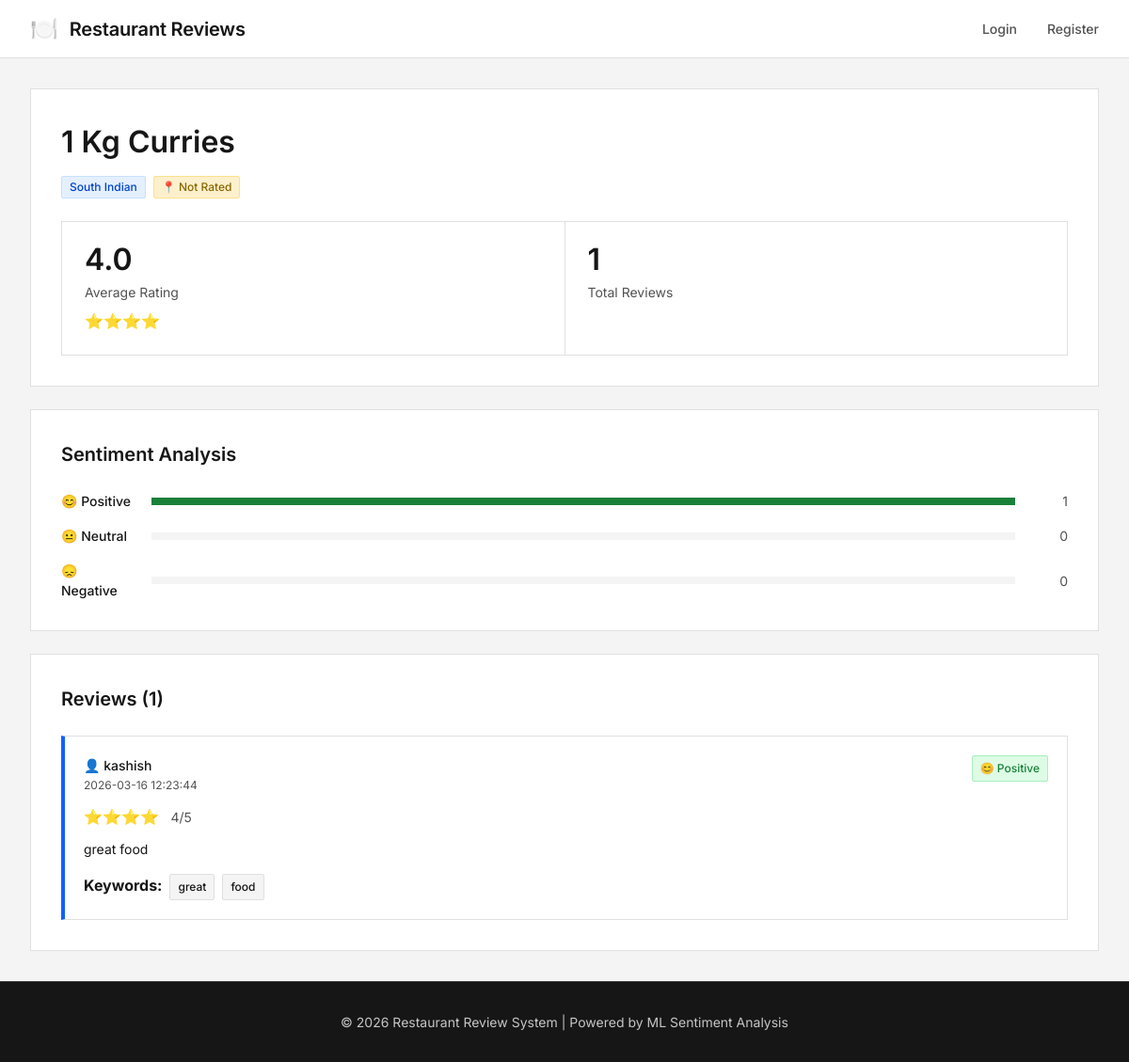
Page /restaurant/418 on the committed database.
### tables this page shows
CREATE TABLE restaurants (
        id INTEGER PRIMARY KEY AUTOINCREMENT,
        name TEXT UNIQUE NOT NULL,
        cuisine TEXT,
        location TEXT,
        created_at TIMESTAMP DEFAULT CURRENT_TIMESTAMP
    );

CREATE TABLE reviews (
        id INTEGER PRIMARY KEY AUTOINCREMENT,
        user_id INTEGER,
        restaurant_id INTEGER,
        review_text TEXT NOT NULL,
        rating INTEGER CHECK(rating >= 1 AND rating <= 5),
        sentiment TEXT,
        sentiment_score REAL,
        keywords TEXT,
        created_at TIMESTAMP DEFAULT CURRENT_TIMESTAMP,
        FOREIGN KEY (user_id) REFERENCES users(id),
        FOREIGN KEY (restaurant_id) REFERENCES restaurants(id)
    );

CREATE TABLE users (
        id INTEGER PRIMARY KEY AUTOINCREMENT,
        username TEXT UNIQUE NOT NULL,
        password TEXT NOT NULL,
        email TEXT,
        is_admin INTEGER DEFAULT 0,
        created_at TIMESTAMP DEFAULT CURRENT_TIMESTAMP
    );

### app.py (the view)
@app.route('/restaurant/<int:restaurant_id>')
def restaurant_details(restaurant_id):
    conn = get_db()
    c = conn.cursor()
    c.execute("SELECT * FROM restaurants WHERE id = ?", (restaurant_id,))
    restaurant = c.fetchone()
    c.execute("""SELECT r.*, u.username
                 FROM reviews r
                 JOIN users u ON r.user_id = u.id
                 WHERE r.restaurant_id = ?
                 ORDER BY r.created_at DESC""", (restaurant_id,))
    reviews = c.fetchall()
    conn.close()
    if reviews:
        avg_rating = sum(r['rating'] for r in reviews) / len(reviews)
        sentiment_counts = {'positive': 0, 'neutral': 0, 'negative': 0}
        for r in reviews:
            sentiment_counts[r['sentiment']] += 1
    else:
        avg_rating = 0
        sentiment_counts = {'positive': 0, 'neutral': 0, 'negative': 0}
    return render_template('restaurant_details.html',
                         restaurant=restaurant,
                         reviews=reviews,
                         avg_rating=avg_rating,
                         sentiment_counts=sentiment_counts)

### app.py (called while the page is built)
@app.template_filter('from_json')
def from_json_filter(value):
    try:
        return json.loads(value) if value else []
    except:
        return []

def get_db():
    conn = sqlite3.connect(DATABASE)
    conn.row_factory = sqlite3.Row
    return conn

### templates/restaurant_details.html (shortened to what this page needs)
{% extends "base.html" %}
{% block content %}
<div class="container">
    <div class="restaurant-header">
        <div class="restaurant-title">
            <h1>{{ restaurant.name }}</h1>
            <div class="restaurant-badges">
                <span class="badge badge-cuisine">{{ restaurant.cuisine }}</span>
                <span class="badge badge-location">📍 {{ restaurant.location }}</span>
            </div>
        </div>
        <div class="restaurant-stats">
            <div class="stat-card">
                <div class="stat-value">{{ avg_rating|round(1) }}</div>
                <div class="stat-label">Average Rating</div>
                <div class="stars">
                    {% for i in range(avg_rating|int) %}⭐{% endfor %}
                </div>
            </div>
            <div class="stat-card">
                <div class="stat-value">{{ reviews|length }}</div>
                <div class="stat-label">Total Reviews</div>
            </div>
        </div>
    </div>
    <div class="sentiment-summary">
        <h2>Sentiment Analysis</h2>
        <div class="sentiment-bars">
            <div class="sentiment-bar">
                <span class="sentiment-label">😊 Positive</span>
                <div class="bar-container">
                    <div class="bar bar-positive" style="width: {{ (sentiment_counts.positive / reviews|length * 100)|round if reviews else 0 }}%"></div>
                </div>
                <span class="sentiment-count">{{ sentiment_counts.positive }}</span>
            </div>
            <div class="sentiment-bar">
                <span class="sentiment-label">😐 Neutral</span>
                <div class="bar-container">
                </div>
                <span class="sentiment-count">{{ sentiment_counts.neutral }}</span>
            </div>
            <div class="sentiment-bar">
                <span class="sentiment-label">😞 Negative</span>
                <div class="bar-container">
                </div>
                <span class="sentiment-count">{{ sentiment_counts.negative }}</span>
            </div>
        </div>
    </div>
    <div class="reviews-section">
        <h2>Reviews ({{ reviews|length }})</h2>
        {% if reviews %}
        <div class="reviews-list">
            {% for review in reviews %}
            <div class="review-card">
                <div class="review-header">
                    <div class="reviewer-info">
                        <span class="reviewer-name">👤 {{ review.username }}</span>
                        <span class="review-date">{{ review.created_at }}</span>
                    </div>
                    <span class="sentiment-badge sentiment-{{ review.sentiment }}">
                        {% if review.sentiment == 'positive' %}😊
                        {% elif review.sentiment == 'negative' %}😞
                        {% else %}😐{% endif %}
                        {{ review.sentiment|capitalize }}
                    </span>
                </div>
                <div class="rating">
                    {% for i in range(review.rating) %}⭐{% endfor %}
                    <span class="rating-text">{{ review.rating }}/5</span>
                </div>
                <p class="review-text">{{ review.review_text }}</p>
                {% if review.keywords %}
                <div class="review-keywords">
                    <strong>Keywords:</strong>
                    {% set keywords = review.keywords|from_json %}
                    {% for keyword in keywords %}
                    <span class="keyword-tag">{{ keyword }}</span>
                    {% endfor %}
                </div>
                {% endif %}
            </div>
            {% endfor %}
        </div>
        {% else %}
        <div class="empty-state">
            <p>No reviews yet. Be the first to review this restaurant!</p>
            <a href="{{ url_for('add_review') }}" class="btn btn-primary">Write a Review</a>
        </div>
        {% endif %}
    </div>
</div>
{% endblock %}

### templates/base.html (shortened to what this page needs)
<!DOCTYPE html>
<html lang="en">
<head>
    <link rel="stylesheet" href="{{ url_for('static', filename='style.css') }}">
</head>
<body>
    <nav class="navbar">
        <div class="nav-container">
            <div class="nav-brand">
                <span class="logo">🍽️</span>
                <span class="brand-name">Restaurant Reviews</span>
            </div>
            {% if session.user_id %}
            <div class="nav-menu">
                <a href="{{ url_for('dashboard') }}" class="nav-link">Dashboard</a>
                <a href="{{ url_for('add_review') }}" class="nav-link">Add Review</a>
                {% if session.is_admin %}
                <a href="{{ url_for('admin_dashboard') }}" class="nav-link">Admin Panel</a>
                {% endif %}
                <div class="nav-user">
                    <span>👤 {{ session.username }}</span>
                    <a href="{{ url_for('logout') }}" class="btn-logout">Logout</a>
                </div>
            </div>
            {% else %}
            <div class="nav-menu">
                <a href="{{ url_for('login') }}" class="nav-link">Login</a>
                <a href="{{ url_for('register') }}" class="nav-link">Register</a>
            </div>
            {% endif %}
        </div>
    </nav>
    <main class="main-content">
        {% block content %}{% endblock %}
    </main>
    <footer class="footer">
        <p>&copy; 2026 Restaurant Review System | Powered by ML Sentiment Analysis</p>
    </footer>
</body>
</html>

### rows in the picture
restaurants: name "1 Kg Curries", cuisine "South Indian", location "Not Rated"
reviews: username "kashish", created_at "2026-03-16 12:23:44", sentiment "Positive", rating "4", review_text "great food", keywords "great" "food"

### other values in the picture
{{ avg_rating|round(1) }} "4.0"
{{ reviews|length }} "1"
{{ sentiment_counts.positive }} "1"
{{ sentiment_counts.neutral }} "0"
{{ sentiment_counts.negative }} "0"
